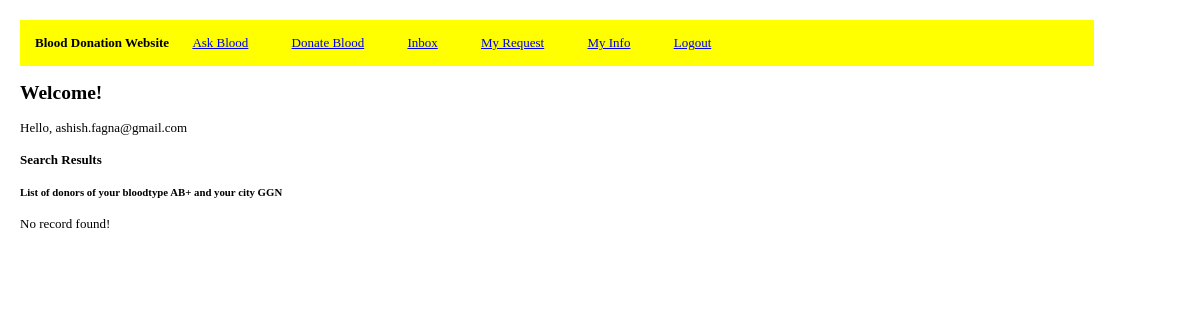
/askBlood_Search.php (signed in), run on an earlier commit of the app's database.
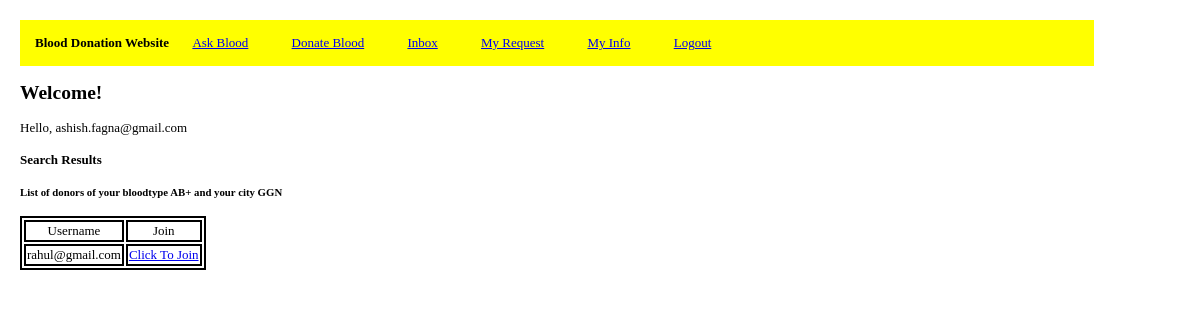
And on a later commit of the database.
### tables this page shows
CREATE TABLE IF NOT EXISTS `DonateBlood_Request` (
  `requestID` int(11) NOT NULL AUTO_INCREMENT,
  `username` varchar(200) NOT NULL,
  `timestamp` timestamp NOT NULL DEFAULT CURRENT_TIMESTAMP,
  PRIMARY KEY (`requestID`)
);

CREATE TABLE IF NOT EXISTS `users` (
  `uid` int(11) NOT NULL AUTO_INCREMENT,
  `username` varchar(200) NOT NULL,
  `password` char(100) NOT NULL,
  `firstname` varchar(2000) NOT NULL,
  `lastname` varchar(2000) NOT NULL,
  `bloodtype` varchar(100) NOT NULL,
  `address` varchar(2000) NOT NULL,
  `city` varchar(200) NOT NULL,
  `state` varchar(200) NOT NULL,
  `zipcode` varchar(20) NOT NULL,
  `phone` varchar(100) NOT NULL,
  PRIMARY KEY (`uid`),
  UNIQUE KEY `username` (`username`)
);

### includes/functions.php (called while the page is built, shortened)
<?php
function loggedIn() {
	if (isset($_SESSION['loggedin']) && isset($_SESSION['username'])) {
		return true;
	}
	return false;
}
?>

### includes/config.php (called while the page is built, shortened)
<?php
$sFolder = '/bloodbank';
require_once($_SERVER['DOCUMENT_ROOT'] . $sFolder . '/includes/functions.php');
$sOutput="";
?>

### askBlood_Search.php (the view, shortened to what this page needs)
<?php
require($_SERVER['DOCUMENT_ROOT'] . '/bloodbank/includes/config.php');
include 'menu.php';
$sOutput .= '<div id="index-body">';
if (loggedIn()) {
	$sOutput .= '<h2>Welcome!</h2>
		Hello, ' . $_SESSION['username'] .'<br/><br />';
			$sOutput .= "<b>Search Results</b>";
			$sql = "SELECT * FROM DonateBlood_Request JOIN users ON DonateBlood_Request.username=users.username WHERE users.bloodtype = '" . $_SESSION['bloodtype'] . "' and users.city='".$_SESSION['city']."' and users.username != '".$_SESSION['username']."'";
			$query = mysql_query($sql) or trigger_error("Query Failed: " . mysql_error());
			$response="<h5>List of donors of your bloodtype ". $_SESSION['bloodtype']." and your city ". $_SESSION['city']."</h5>";
				if (mysql_num_rows($query)==0 ){
					$response .= "No record found!";
				}
				elseif(mysql_num_rows($query)>0){
					$response .= "<table>";
					$response .= "<tr><td>Username</td><td>Join</td></tr>";
					while($row = mysql_fetch_array($query,MYSQL_BOTH) ){
						$response .= "<tr>"."<td>".$row['username']."</td>"."<td>"."<a href='join.php?to=".$row['username']."&typeOfMessage=ask'>Click To Join</a>"."</td>"."</tr>";
					}
					$response .= "</table>";
				}
			$sOutput .= $response;
}else {
	$sOutput .= '<h2>Welcome to Blood Donation Website</h2><br />
		<h4>Would you like to <a href="login.php">login</a>?</h4>
		<h4>Create a new <a href="register.php">account</a>?</h4>';
}
$sOutput .= '</div>';
echo $sOutput;
?>

What changed in the data, as far as the page shows it:
added donateblood_request: users.username "rahul@gmail.com"
Also different on the page:
text no longer shown: "No record found!"
text now shown: "Username Join"
